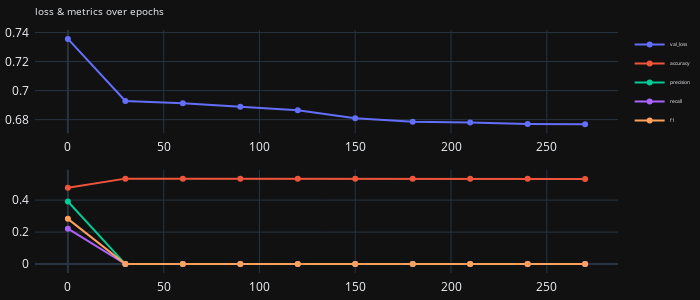
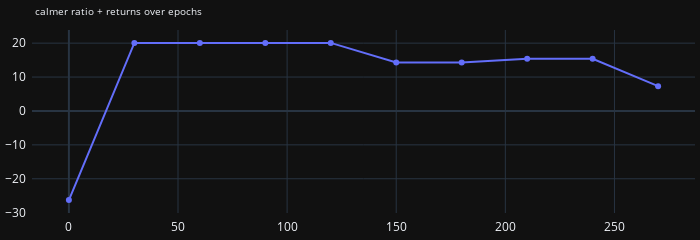
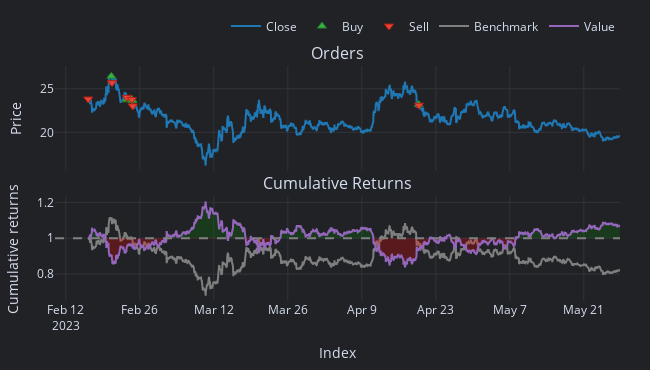

Notebook code for these charts, in order:
### Markdown cell above
### study training loop

### Code cell
def objective(trial):
    
    random.seed(42)
    np.random.seed(42)
    torch.manual_seed(42)
    torch.use_deterministic_algorithms(True)

    # hidden_dim = trial.suggest_categorical('hidden_dim', [16, 32, 64])
    # num_layers = trial.suggest_int('num_layers', 2, 3)
    # learning_rate = trial.suggest_float('lr', 1e-3, 1e-1, log=True)
    # step_size = trial.suggest_int('step_size', 10, 100)
    # gamma = trial.suggest_float('gamma', 0.85, 0.99)
    # dropout_rate = trial.suggest_float('dropout_rate', 0.1, 0.4)
    feature_idx = [0, 1, trial.number + 2]
    # feature_idx = trial.suggest_int('feature_idx', 0, X_train_tensor.shape[2] - 1)
    X_train_selected = X_train_tensor[:, :, feature_idx]
    X_val_selected = X_val_tensor[:, :, feature_idx]
    # X_test_selected = X_test_tensor[:, :, feature_idx:feature_idx+1]
    
    # Move tensors to the MPS device
    X_train_selected_gpu = X_train_selected.float().to(device)
    X_val_selected_gpu = X_val_selected.float().to(device)
    y_train_tensor_gpu = y_train_tensor.long().to(device)
    y_val_tensor_gpu = y_val_tensor.long().to(device)
    
    out_dims = len(np.unique(y_train_tensor.cpu().numpy()))
    if binary:
        out_dims = 1
        y_train_tensor_gpu = y_train_tensor.float().to(device)
        y_val_tensor_gpu = y_val_tensor.float().to(device)
    
    # Create the model with bidirectional LSTM
    model = BiLSTMClassifierWithAttention(input_dim=X_train_selected.shape[-1], hidden_dim=hidden_dim, num_layers=num_layers, output_dim=out_dims, dropout_rate=dropout_rate).to(device)
    optimiser = torch.optim.Adam(model.parameters(), lr=learning_rate)
    scheduler = optim.lr_scheduler.StepLR(optimiser, step_size=step_size, gamma=gamma)
    criterion = nn.CrossEntropyLoss(weight=class_weights_tensor)
    if binary:
        criterion = nn.BCEWithLogitsLoss()
        y_val_tensor_gpu = y_val_tensor_gpu.unsqueeze(1)
        


    rolling_window = deque(maxlen=rolling_window_size)
    epoch_nums_1 = []
    calmer_return = []
    val_loss = []
    accuracy = []
    precision = []
    recall = []
    f1 = []        
   
    model.train()
    for epoch in range(num_epochs):
        optimiser.zero_grad()   
        output = model(X_train_selected_gpu)
        output = torch.squeeze(output)  # This removes the extra dimension
        loss = criterion(output, y_train_tensor_gpu)  # Ensure y_train is of type torch.long
        loss.backward()
        optimiser.step()
        scheduler.step()

        financial_results = validate_financials(model, X_val_selected_gpu)
        
        validation_results = validate_multi_with_metrics(model, criterion, X_val_selected_gpu, y_val_tensor_gpu, device)
        if binary:
            validation_results = validate_binary_with_metrics(model, criterion, X_val_selected_gpu, y_val_tensor_gpu, device)

        if epoch % print_epochs == 0:  # Adjust as needed

            epoch_nums_1.append(epoch)
            accuracy.append(validation_results['accuracy'])
            val_loss.append(loss.item())
            precision.append(validation_results['precision'])
            recall.append(validation_results['recall'])
            f1.append(validation_results['f1'])
            calmer_return.append(financial_results['calmer_returns'])
            rolling_window.append(financial_results['calmer_returns'])
            
            if len(rolling_window) == rolling_window_size:
                variance = np.var(list(rolling_window))
                
                if variance < variance_threshold:
                    print(f"Early stopping triggered epoch {epoch}. Variance is below the threshold.")
                    break
                if len(calmer_return) >= rolling_window_size and all(x < 0 for x in calmer_return[-rolling_window_size:]):
                    print(f"Early stopping triggered epoch {epoch}. The last {rolling_window_size} returns are negative.")
                    break
            
    if (financial_results['orders'] > 6) and (financial_results['calmer_returns'] > 0):
        plot_vals(epoch_nums_1, val_loss, accuracy, precision, recall, f1)
        plot_returns(epoch_nums_1, calmer_return)
        backtest(model, X_val_selected_gpu)
        print(f"Indicator {trial.number + 2}: {predictor_list[trial.number + 2]}")
        return round(financial_results['calmer_returns'], 2)
    else:
        print(f"Results were no good. Orders{financial_results['orders']}, calmer_return{financial_results['calmer_returns']}")
        print(f"Indicator {trial.number + 2}: {predictor_list[trial.number + 2]}")
        return 0



sampler = optuna.samplers.TPESampler(seed=42)
study = optuna.create_study(direction='maximize', sampler=sampler)
study.optimize(objective, n_trials=num_trials)

print('Best trial:', study.best_trial.params)

### Figure 1 — Plotly figure (JSON) as saved in the notebook; plotly's stock layout.template omitted (floating-point values rounded to 4 significant figures)
{"data": [{"mode": "lines+markers", "name": "val_loss", "type": "scatter", "x": [0, 30, 60, 90, 120, 150, 180, 210, 240, 270], "xaxis": "x", "y": [0.7356, 0.6928, 0.6913, 0.6889, 0.6864, 0.681, 0.6786, 0.6779, 0.677, 0.6767], "yaxis": "y"}, {"mode": "lines+markers", "name": "accuracy", "type": "scatter", "x": [0, 30, 60, 90, 120, 150, 180, 210, 240, 270], "xaxis": "x2", "y": [0.477, 0.5342, 0.5342, 0.5342, 0.5342, 0.5333, 0.5333, 0.5329, 0.5329, 0.5313], "yaxis": "y2"}, {"mode": "lines+markers", "name": "precision", "type": "scatter", "x": [0, 30, 60, 90, 120, 150, 180, 210, 240, 270], "xaxis": "x2", "y": [0.3915, 0, 0, 0, 0, 0, 0, 0, 0, 0], "yaxis": "y2"}, {"mode": "lines+markers", "name": "recall", "type": "scatter", "x": [0, 30, 60, 90, 120, 150, 180, 210, 240, 270], "xaxis": "x2", "y": [0.2213, 0, 0, 0, 0, 0, 0, 0, 0, 0], "yaxis": "y2"}, {"mode": "lines+markers", "name": "f1", "type": "scatter", "x": [0, 30, 60, 90, 120, 150, 180, 210, 240, 270], "xaxis": "x2", "y": [0.2828, 0, 0, 0, 0, 0, 0, 0, 0, 0], "yaxis": "y2"}], "layout": {"autosize": false, "height": 300, "legend": {"font": {"size": 5}}, "margin": {"b": 5, "l": 5, "pad": 5, "r": 5, "t": 30}, "title": {"font": {"size": 10}, "text": "loss & metrics over epochs"}, "width": 700, "xaxis": {"anchor": "y", "domain": [0, 1]}, "xaxis2": {"anchor": "y2", "domain": [0, 1]}, "yaxis": {"anchor": "x", "domain": [0.575, 1]}, "yaxis2": {"anchor": "x2", "domain": [0, 0.425]}}}

### Figure 2 — Plotly figure (JSON) as saved in the notebook; plotly's stock layout.template omitted (floating-point values rounded to 4 significant figures)
{"data": [{"mode": "lines+markers", "name": "calmer returns", "type": "scatter", "x": [0, 30, 60, 90, 120, 150, 180, 210, 240, 270], "y": [-26.29, 20.07, 20.07, 20.07, 20.07, 14.28, 14.28, 15.37, 15.37, 7.305]}], "layout": {"autosize": false, "height": 150, "legend": {"font": {"size": 5}}, "margin": {"b": 5, "l": 5, "pad": 5, "r": 5, "t": 30}, "title": {"font": {"size": 10}, "text": "calmer ratio + returns over epochs"}, "width": 700}}

### Figure 3 — Plotly figure (JSON) as saved in the notebook; plotly's stock layout.template omitted (floating-point values rounded to 4 significant figures; data arrays with more than 128 entries replaced by an {"elided": "..."} marker saying what was removed)
{"data": [{"legendgroup": "0", "line": {"color": "#1f77b4"}, "mode": "lines", "name": "Close", "showlegend": true, "type": "scatter", "uid": "05c2c7bf-fa27-4272-9514-2daa83dcdac3", "x": {"elided": "2415 str values"}, "xaxis": "x", "y": {"elided": "2415 float values"}, "yaxis": "y"}, {"customdata": [["1", "2023-02-20 15:00:00+00:00", "2023-02-20 15:00:00+00:00", "2023-02-20 15:00:00+00:00", 7.978, 26.45, 0, "Market", "None"], ["3", "2023-02-23 12:00:00+00:00", "2023-02-23 12:00:00+00:00", "2023-02-23 12:00:00+00:00", 8.102, 23.75, 0, "Market", "None"], ["5", "2023-02-24 11:00:00+00:00", "2023-02-24 11:00:00+00:00", "2023-02-24 11:00:00+00:00", 8.361, 23.82, 0, "Market", "None"], ["7", "2023-02-24 15:00:00+00:00", "2023-02-24 15:00:00+00:00", "2023-02-24 15:00:00+00:00", 8.438, 23.63, 0, "Market", "None"], ["9", "2023-04-19 18:00:00+00:00", "2023-04-19 18:00:00+00:00", "2023-04-19 18:00:00+00:00", 8.65, 23.21, 0, "Market", "None"]], "hovertemplate": "<br>Order Id: %{customdata[0]}\n<br>Signal Index: %{customdata[1]}\n<br>Creation Index: %{customdata[2]}\n<br>Fill Index: %{customdata[3]}\n<br>Size: %{customdata[4]:,}\n<br>Price: %{customdata[5]:,}\n<br>Fees: %{customdata[6]:,}\n<br>Type: %{customdata[7]}\n<br>Stop Type: %{customdata[8]}", "marker": {"color": "#37B13F", "line": {"color": "rgb(38,123,44)", "width": 1}, "size": 8, "symbol": "triangle-up"}, "mode": "markers", "name": "Buy", "type": "scatter", "uid": "140014d2-dd36-4cd1-9b98-3be4ba8e422c", "x": ["2023-02-20T15:00:00+00:00", "2023-02-23T12:00:00+00:00", "2023-02-24T11:00:00+00:00", "2023-02-24T15:00:00+00:00", "2023-04-19T18:00:00+00:00"], "xaxis": "x", "y": [26.45, 23.75, 23.82, 23.63, 23.21], "yaxis": "y"}, {"customdata": [["0", "2023-02-16 06:00:00+00:00", "2023-02-16 06:00:00+00:00", "2023-02-16 06:00:00+00:00", 4.197, 23.83, 0, "Market", "None"], ["2", "2023-02-20 18:00:00+00:00", "2023-02-20 18:00:00+00:00", "2023-02-20 18:00:00+00:00", 7.672, 25.7, 0, "Market", "None"], ["4", "2023-02-23 13:00:00+00:00", "2023-02-23 13:00:00+00:00", "2023-02-23 13:00:00+00:00", 8.375, 24.02, 0, "Market", "None"], ["6", "2023-02-24 12:00:00+00:00", "2023-02-24 12:00:00+00:00", "2023-02-24 12:00:00+00:00", 8.405, 23.77, 0, "Market", "None"], ["8", "2023-02-24 16:00:00+00:00", "2023-02-24 16:00:00+00:00", "2023-02-24 16:00:00+00:00", 8.572, 23.04, 0, "Market", "None"], ["10", "2023-04-19 19:00:00+00:00", "2023-04-19 19:00:00+00:00", "2023-04-19 19:00:00+00:00", 8.635, 23.11, 0, "Market", "None"]], "hovertemplate": "<br>Order Id: %{customdata[0]}\n<br>Signal Index: %{customdata[1]}\n<br>Creation Index: %{customdata[2]}\n<br>Fill Index: %{customdata[3]}\n<br>Size: %{customdata[4]:,}\n<br>Price: %{customdata[5]:,}\n<br>Fees: %{customdata[6]:,}\n<br>Type: %{customdata[7]}\n<br>Stop Type: %{customdata[8]}", "marker": {"color": "#EA4335", "line": {"color": "rgb(181,31,18)", "width": 1}, "size": 8, "symbol": "triangle-down"}, "mode": "markers", "name": "Sell", "type": "scatter", "uid": "89b7bbd2-1e9e-4fd9-82db-545b6027dd7e", "x": ["2023-02-16T06:00:00+00:00", "2023-02-20T18:00:00+00:00", "2023-02-23T13:00:00+00:00", "2023-02-24T12:00:00+00:00", "2023-02-24T16:00:00+00:00", "2023-04-19T19:00:00+00:00"], "xaxis": "x", "y": [23.83, 25.7, 24.02, 23.77, 23.04, 23.11], "yaxis": "y"}, {"legendgroup": "1", "line": {"color": "#7f7f7f"}, "mode": "lines", "name": "Benchmark", "showlegend": true, "type": "scatter", "uid": "8a42519f-8dca-4b97-98cd-438c3cc910dd", "x": {"elided": "2415 str values"}, "xaxis": "x2", "y": {"elided": "2415 float values"}, "yaxis": "y2"}, {"hoverinfo": "skip", "line": {"color": "rgba(0, 0, 0, 0)", "width": 0}, "mode": "lines", "opacity": 0, "showlegend": false, "type": "scatter", "uid": "238ddbfc-b3a4-426f-bf62-325ff61b7c70", "x": {"elided": "2415 str values"}, "xaxis": "x2", "y": {"elided": "2415 int values"}, "yaxis": "y2"}, {"connectgaps": false, "fill": "tonexty", "fillcolor": "rgba(0, 128, 0, 0.25)", "hoverinfo": "skip", "line": {"color": "rgba(0, 0, 0, 0)", "width": 0}, "mode": "lines", "opacity": 0, "showlegend": false, "type": "scatter", "uid": "61a868ea-ff72-4f2b-b1ca-5629749ab4a2", "x": {"elided": "2415 str values"}, "xaxis": "x2", "y": {"elided": "2415 float values"}, "yaxis": "y2"}, {"hoverinfo": "skip", "line": {"color": "rgba(0, 0, 0, 0)", "width": 0}, "mode": "lines", "opacity": 0, "showlegend": false, "type": "scatter", "uid": "d0688dab-5ab0-4270-9408-97e7d81aacce", "x": {"elided": "2415 str values"}, "xaxis": "x2", "y": {"elided": "2415 int values"}, "yaxis": "y2"}, {"connectgaps": false, "fill": "tonexty", "fillcolor": "rgba(255, 0, 0, 0.25)", "hoverinfo": "skip", "line": {"color": "rgba(0, 0, 0, 0)", "width": 0}, "mode": "lines", "opacity": 0, "showlegend": false, "type": "scatter", "uid": "65cb3460-9136-4038-9860-374258daeaca", "x": {"elided": "2415 str values"}, "xaxis": "x2", "y": {"elided": "2415 float values"}, "yaxis": "y2"}, {"legendgroup": "2", "line": {"color": "#9467bd"}, "mode": "lines", "name": "Value", "showlegend": true, "type": "scatter", "uid": "3b0c81e9-15d4-4a64-a42d-7a7502c96a89", "x": {"elided": "2415 str values"}, "xaxis": "x2", "y": {"elided": "2415 float values"}, "yaxis": "y2"}, {"hoverinfo": "skip", "line": {"color": "rgba(0, 0, 0, 0)", "width": 0}, "mode": "lines", "opacity": 0, "showlegend": false, "type": "scatter", "uid": "8807dbf6-4c44-4677-a676-9c398f316a48", "x": {"elided": "2415 str values"}, "xaxis": "x2", "y": {"elided": "2415 int values"}, "yaxis": "y2"}], "layout": {"annotations": [{"font": {"size": 16}, "showarrow": false, "text": "Orders", "x": 0.5, "xanchor": "center", "xref": "paper", "y": 1, "yanchor": "bottom", "yref": "paper"}, {"font": {"size": 16}, "showarrow": false, "text": "Cumulative Returns", "x": 0.5, "xanchor": "center", "xref": "paper", "y": 0.4459, "yanchor": "bottom", "yref": "paper"}], "height": 370, "legend": {"orientation": "h", "traceorder": "normal", "x": 1, "xanchor": "right", "y": 1.108, "yanchor": "bottom"}, "margin": {"b": 30, "l": 30, "r": 30, "t": 30}, "shapes": [{"line": {"color": "gray", "dash": "dash"}, "type": "line", "x0": 0, "x1": 1, "xref": "paper", "y0": 1, "y1": 1, "yref": "y2"}], "showlegend": true, "width": 650, "xaxis": {"anchor": "y", "domain": [0, 1], "matches": "x2", "showticklabels": false}, "xaxis2": {"anchor": "y2", "domain": [0, 1], "title": {"text": "Index"}}, "yaxis": {"anchor": "x", "domain": [0.5541, 1], "title": {"text": "Price"}}, "yaxis2": {"anchor": "x2", "domain": [0, 0.4459], "title": {"text": "Cumulative returns"}}}}
